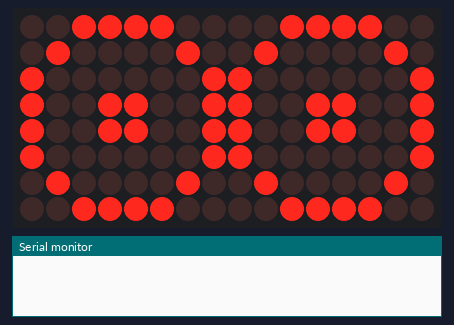
Recording of a sketch running on a simulated Arduino Uno, built with avr-gcc and run on an emulated ATmega328P. Parts: 16×8 LED matrix, the last lines printed to the serial monitor. Wiring (inferred from the names in the program): 2 × MAX7219 LED driver (orientation assumed): data pin 10; clock pin 8; CS pin 9. Random numbers use the default seed unless the sketch sets one.

Above: at 1.42 s.
At 8.65 s:
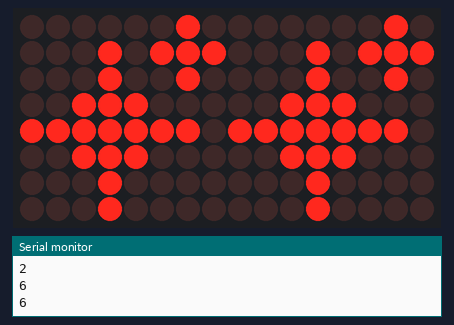
At 15.8 s:
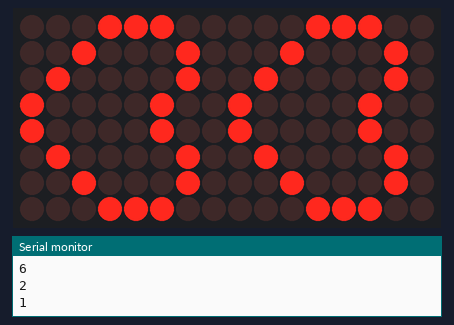
At 31.8 s:
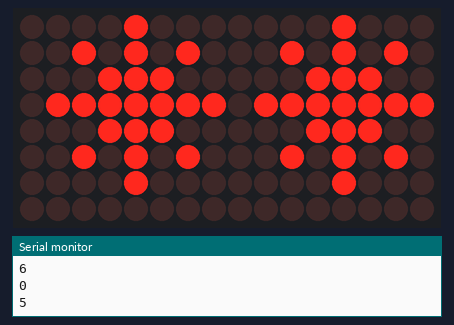
At 33.5 s:
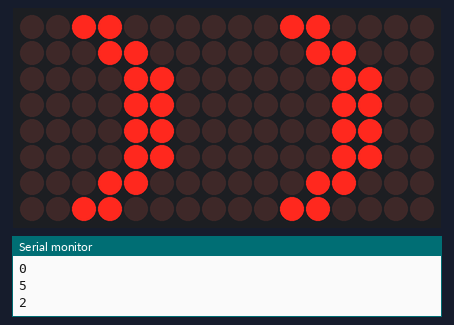
At 37.9 s:
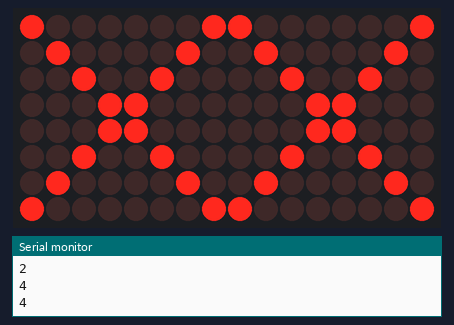

Measured:
- what the display in image 2 shows lasts 0.4 s, from 15.6 s to 16.0 s
- what the display in image 3 shows lasts 0.6 s, from 31.8 s to 32.4 s
- what the display in image 4 shows lasts 1.1 s, from 33.5 s to 34.6 s
- what the display in image 5 shows lasts 0.8 s, from 37.9 s to 38.7 s

The sketch:

Matrice_LED_28_Nov.ino
```cpp
/* Author = helscream (Omer Ikram ul Haq)
Last edit date = 2014-10-08
Website: http://hobbylogs.me.pn/?p=47
Location: Pakistan
Ver: 0.1 beta --- Start
Ver: 0.2 beta --- Bug fixed for calculating "angle_y_accel" and "angle_x_accel" in "Gyro_header.ino" file
*/


#include "Emotions.h"

// Defining constants
#define dt 20                       // time difference in milli seconds
#define rad2degree 57.3              // Radian to degree conversion
#define Filter_gain 0.95             // e.g.  angle = angle_gyro*Filter_gain + angle_accel*(1-Filter_gain)
#define BUFFER_SIZE 32


//LED
int dataIn = 10; //DIN
int load = 9;   //CS
int clock = 8;  //CLK
int maxInUse = 2;    //change this variable to set how many MAX7219's you'll use
int e = 0;
//Variable globales :

//Tableaux d'entiers contenant les indices des pattern que l'on va utiliser

//Pour l'oeil gauche

int indexOfHappyEye1[]={0,1,2,1,0,3,4,3,0};
int indexOfInLoveEye1[]={0,9,10,10,11,11,10,10,11,11,10,10,11,11,10,10,11,11,10,10,10,9,0};
int indexOfEyeClosesEye1[]={0,5,6,7,8,8,8,8,8,8,8,7,6,5,0};
int indexOfCrazyEye1[]={0,3,4,19,20,21,22,23,24,25,26,27,28,29,4,3,0};
int indexOfDeadEye1[]={0,6,7,44,45,45,45,45,45,44,7,6,0};
int indexOfSnowEye1[]={47,48,49,46,46,46,46,49,48,47};
int indexOfStarEye1[]={51,51,52,52,53,53,52,52};
int indexOfALLREDEye1[]={54};


//Pour l'oeil droit

//int indexOfHappyEye2[]={0,1,2,1,0,3,4,3,0};
int indexOfCrazyEye2[]={0,3,4,29,28,27,26,25,24,23,22,21,20,19,4,3,0};
int indexOfSadEye2[]={0,5,6,34,37,38,39,38,40,34,35,34,35,6,5,0};


//Compteur qui va être incrémenté à chaque fois qu'on va rentrer dans mon état
int compteur;

// Indice du tableau du pattern joué en ce moment
int indexOfEmotion;

//Emotion qui est en train de joué
Emotion emotionPlayed;


                     // define max7219 registers
byte max7219_reg_noop        = 0x00;
byte max7219_reg_digit0      = 0x01;
byte max7219_reg_digit1      = 0x02;
byte max7219_reg_digit2      = 0x03;
byte max7219_reg_digit3      = 0x04;
byte max7219_reg_digit4      = 0x05;
byte max7219_reg_digit5      = 0x06;
byte max7219_reg_digit6      = 0x07;
byte max7219_reg_digit7      = 0x08;
byte max7219_reg_decodeMode  = 0x09;
byte max7219_reg_intensity   = 0x0a;
byte max7219_reg_scanLimit   = 0x0b;
byte max7219_reg_shutdown    = 0x0c;
byte max7219_reg_displayTest = 0x0f;


void setup() {
  Serial.begin(115200);

//setup led

 //Instancification de la structure emotion avec differentes emotions

  emotion[0].name="happy";
  emotion[0].pattern_number=sizeof(indexOfHappyEye1)/2;
  emotion[0].pattern_delay=150; //150
  initialization(indexOfHappyEye1,emotion[0].pattern_number,emotion[0].emotion_array_eye_1);

  emotion[1].name="inLove";
  emotion[1].pattern_number=sizeof(indexOfInLoveEye1)/2;
  emotion[1].pattern_delay=150; //150
  initialization(indexOfInLoveEye1,emotion[1].pattern_number,emotion[1].emotion_array_eye_1);

  emotion[2].name="eyeCloses";
  emotion[2].pattern_number=sizeof(indexOfEyeClosesEye1)/2;
  emotion[2].pattern_delay=150;
  initialization(indexOfEyeClosesEye1,emotion[2].pattern_number,emotion[2].emotion_array_eye_1);

  emotion[3].name="crazyEye";
  emotion[3].pattern_number=sizeof(indexOfCrazyEye1)/2;
  emotion[3].pattern_delay=150;
  initialization(indexOfCrazyEye1,emotion[3].pattern_number,emotion[3].emotion_array_eye_1);

  emotion[4].name="deadEye";
  emotion[4].pattern_number=sizeof(indexOfDeadEye1)/2;
  emotion[4].pattern_delay=150;
  initialization(indexOfDeadEye1,emotion[4].pattern_number,emotion[4].emotion_array_eye_1);

  emotion[5].name="snowEye";
  emotion[5].pattern_number=sizeof(indexOfSnowEye1)/2;
  emotion[5].pattern_delay=150;
  initialization(indexOfSnowEye1,emotion[5].pattern_number,emotion[5].emotion_array_eye_1);

  emotion[6].name="starEye";
  emotion[6].pattern_number=sizeof(indexOfStarEye1)/2;
  emotion[6].pattern_delay=150;
  initialization(indexOfStarEye1,emotion[6].pattern_number,emotion[6].emotion_array_eye_1);

  emotion[7].name="ALLREDEye";
  emotion[7].pattern_number=sizeof(indexOfALLREDEye1)/2;
  emotion[7].pattern_delay=150;
  initialization(indexOfALLREDEye1,emotion[7].pattern_number,emotion[7].emotion_array_eye_1);

  indexOfEmotion=0;

  compteur=-1;

  pinMode(dataIn, OUTPUT);
  pinMode(clock,  OUTPUT);
  pinMode(load,   OUTPUT);

  //beginSerial(9600);
  digitalWrite(13, HIGH);

  //initiation of the max 7219
  maxAll(max7219_reg_scanLimit, 0x07);
  maxAll(max7219_reg_decodeMode, 0x00);  // using a led matrix (not digits)
  maxAll(max7219_reg_shutdown, 0x01);    // not in shutdown mode
  maxAll(max7219_reg_displayTest, 0x00); // no display test
   for (e=1; e<=8; e++) {    // empty registers, turn all LEDs off
    maxAll(e,0);
  }
  maxAll(max7219_reg_intensity, 0x0f & 0x0f);    // the first 0x0f is the value you can set
                                                  // range: 0x00 to 0x0f

}
void loop() {

//indexOfEmotion = 11;
emotionPlayed=emotion[indexOfEmotion];

  //entier qui permettra de vérifier si on est à la fin de l'émotion
  int testEndEmotion;

  //incrémentation de ma variable compteur
  compteur=compteur+1;

  //On affiche le pattern
  testEndEmotion=printPattern(emotionPlayed, compteur, 1);

  //test pour savoir si on est à la fin de l'émotion, dans ces cas la, indexOfEmotion prendra une valeur random dans le tableau l'Emotion
   if (testEndEmotion==-1) {
    if (indexOfEmotion<10) {
      indexOfEmotion=random(0,7);
      Serial.println(indexOfEmotion);
    }
    else {
      indexOfEmotion=random(0,7);
    }
    compteur=-1;
    //indexOfEmotion=indexOfEmotion+1;
    //Serial.println(indexOfEmotion);
    testEndEmotion=0;
   }


}


//************************************************* Fonction à la con en lien avec les leds parce que la création du cpp est galère ***************************************//

//Procédure qui permettera d'initialier les tableaux contenant les indices des patterns
//Paramètres :
//indexOfEmotion : tableau contenant les indices
//sizeOfArray : taille du tableau
//array : le tableau qui sera ensuite associé au tableau d'emotion

void initialization(int indexOfEmotion[],int sizeOfArray, int array[]) {

  for (int i=0;i<23;i++) {
    if (i<sizeOfArray) {
      array[i]=indexOfEmotion[i];
    }
    else {
      array[i]=-1;
    }
  }
}

//Fonction qui va afficher le pattern
//Paramètres :
//emotionInAction : l'emotion sur lequel on est
//patternCounter : pour savoir à quelle valeur le compteur de l'émotion on est
//Si le patternCounter est égale à la taille du tableau, alors nous sommes à la fin de l'émotion et la fonction renvera -1, sinon elle envoie emotionInAction.pattern_number-1

int printPattern(Emotion emotionInAction, int patternCounter, int partFace) {

  int arrayEye1[8];
  int arrayEye2[8];

  int testEnd;

  testEnd=emotionInAction.pattern_number-1;

  int nextIndexOfEmotion;

  for (int i=0;i<8;i++) {
    arrayEye1[i]=Eyes[emotionInAction.emotion_array_eye_1[patternCounter]][i];
  }

  printOnePattern(arrayEye1,1);

  if (emotionInAction.name!="sad" and emotionInAction.name!="crazy") {
    printOnePattern(arrayEye1,2);
  }
  else {
    if (emotionInAction.name=="crazy") {
      for (int i=0;i<8;i++) {
        arrayEye2[i]=Eyes[indexOfCrazyEye2[patternCounter]][i];
      }
    }
    else {
      for (int i=0;i<8;i++) {
        arrayEye2[i]=Eyes[indexOfSadEye2[patternCounter]][i];
      }
    }
    printOnePattern(arrayEye2,2);
  }


  delay(emotionInAction.pattern_delay);

   if (patternCounter>=testEnd) {
     testEnd=-1;
  }
  return testEnd;
}

//procédure qui va afficher un pattern.
//Paramètres :
//un tableau de 8 valeurs de LED
//le nombre de la plaque de LED a controller :
//1 : Yeux gauche
//2 : Bouche gauche
//3 : Bouche gauche
//4 : Yeux droit
void printOnePattern (int value[8],int part) {
  int i;
  for (i=0;i<8;i++) {
    maxOne(part,i+1,value[i]);
  }
}

void maxAll (byte reg, byte col) {    // initialize  all  MAX7219's in the system
  int c = 0;
  digitalWrite(load, LOW);  // begin
  for ( c =1; c<= maxInUse; c++) {
  putByte(reg);  // specify register
  putByte(col);//((data & 0x01) * 256) + data >> 1); // put data
    }
  digitalWrite(load, LOW);
  digitalWrite(load,HIGH);
}

void maxOne(byte maxNr, byte reg, byte col) {    //MaxNr = Number of the MAX  | reg = Value in the line | col | wich column ?
//maxOne is for adressing different MAX7219's,
//whilele having a couple of them cascaded

  int c = 0;
  digitalWrite(load, LOW);  // begin

  for ( c = maxInUse; c > maxNr; c--) {
    putByte(0);    // means no operation
    putByte(0);    // means no operation
  }

  putByte(reg);  // specify register
  putByte(col);//((data & 0x01) * 256) + data >> 1); // put data

  for ( c =maxNr-1; c >= 1; c--) {
    putByte(0);    // means no operation
    putByte(0);    // means no operation
  }

  digitalWrite(load, LOW); // and load da shit
  digitalWrite(load,HIGH);
}

void putByte(byte data) {
  byte i = 8;
  byte mask;
  while(i > 0) {
    mask = 0x01 << (i - 1);      // get bitmask
    digitalWrite( clock, LOW);   // tick
    if (data & mask){            // choose bit
      digitalWrite(dataIn, HIGH);// send 1
    }else{
      digitalWrite(dataIn, LOW); // send 0
    }
    digitalWrite(clock, HIGH);   // tock
    --i;                         // move to lesser bit
  }
}
```

Source omitted: Emotions.h (data table, 2321 bytes)
